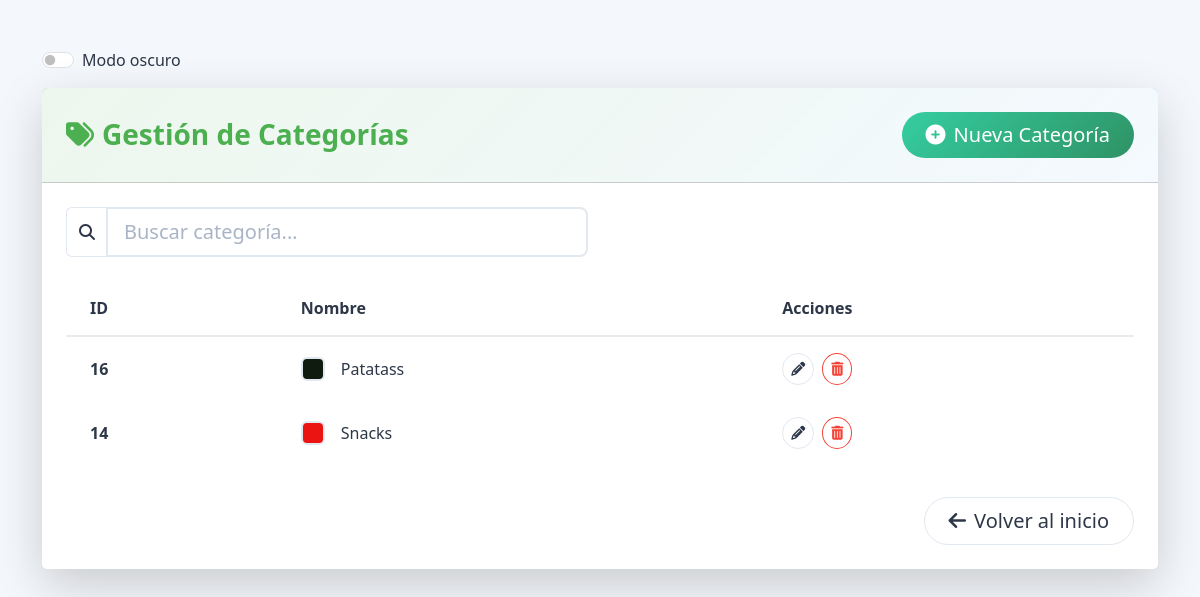
Before: /categorias/ with the older database file.
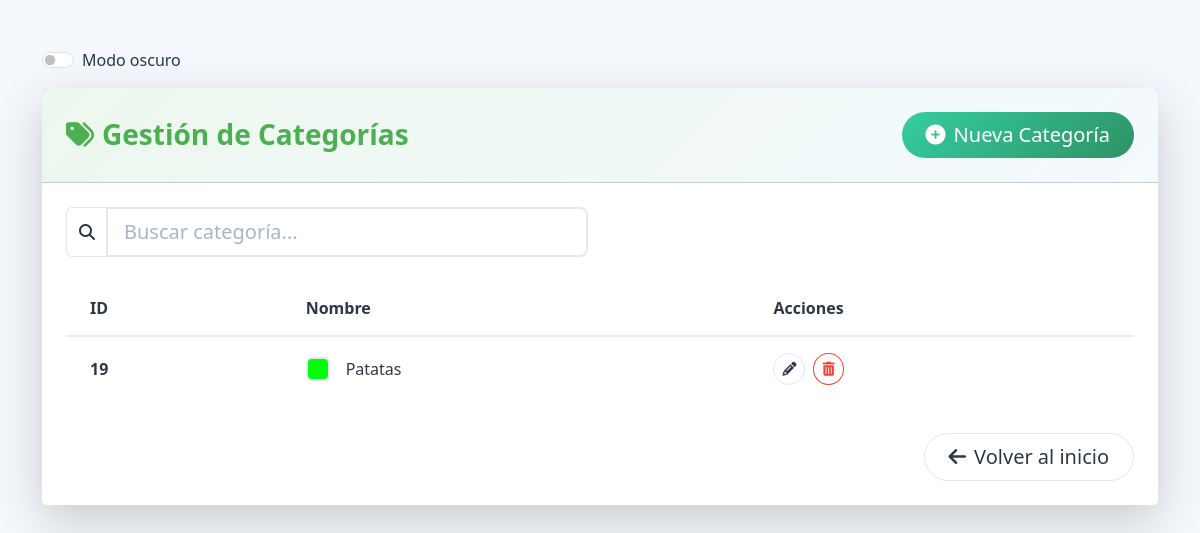
After: the same page with the newer database file.
### control/models.py (models this page shows, shortened)
class Categoria(models.Model):
    nombre = models.CharField(max_length=100, unique=True)  # Nombre de la categoría, único.
    descripcion = models.TextField(blank=True)  # Descripción opcional de la categoría.
    total_stock = models.IntegerField(default=0)  # Stock total de productos en esta categoría.
    color = models.CharField(max_length=7, default='#4e73df')  # Color HEX para representar la categoría.
    class Meta:
        verbose_name = 'Categoría'  # Nombre singular para la interfaz de administración.
        verbose_name_plural = 'Categorías'  # Nombre plural para la interfaz de administración.
        ordering = ['nombre']  # Ordena las categorías alfabéticamente por nombre.

### control/views.py (the view)
# urls.py: path('categorias/', views.CategoriaListView.as_view(), name='categoria_list'),  # URL para la lista de categorías.
class CategoriaListView(ListView):
    model = Categoria
    template_name = 'stock/categoria_list.html'  # Plantilla para mostrar la lista de categorías.
    context_object_name = 'categorias'  # Nombre de la variable de las categorías en el contexto.

### control/templates/stock/categoria_list.html (shortened to what the changed rows need)
{% block content %}
    <link href="https://cdn.jsdelivr.net/npm/bootstrap@5.3.3/dist/css/bootstrap.min.css" rel="stylesheet">
    <link rel="stylesheet" href="https://cdnjs.cloudflare.com/ajax/libs/font-awesome/6.4.0/css/all.min.css">
    <div class="container py-5">
        <div class="card shadow-lg border-0 rounded-3">
            <div class="card-header bg-primary-gradient p-4">
                <div class="d-flex justify-content-between align-items-center">
                    <h2 class="h3 mb-0 fw-bold" style="color: var(--primary-color);">
                        <i class="fas fa-tags me-2"></i>Gestión de Categorías
                    </h2>
                </div>
            </div>
            <div class="card-body p-4">
                <div class="table-responsive">
                    <table class="table table-hover align-middle table-borderless">
                        <thead class="table-light">
                        <tr>
                            <th class="py-3 px-4 rounded-start">ID</th>
                            <th class="py-3 px-4">Nombre</th>
                            <th class="py-3 px-4 rounded-end">Acciones</th>
                        </tr>
                        </thead>
                        <tbody>
                        {% for categoria in categorias %}
                            <tr class="position-relative hover-shadow">
                                <td class="px-4 fw-semibold">{{ categoria.id }}</td>
                                <td class="px-4">
                                    <div class="d-flex align-items-center">
                                    <span class="color-indicator me-3"
                                          style="background-color: {{ categoria.color }}"></span>
                                        {{ categoria.nombre }}
                                    </div>
                                </td>
                                <td class="px-4">
                                    <div class="d-flex gap-2">
                                        <a href="{% url 'stock:categoria_edit' categoria.pk %}"
                                           class="btn btn-sm btn-outline-primary rounded-circle p-2">
                                            <i class="fas fa-pencil-alt"></i>
                                        </a>
                                        <a href="{% url 'stock:categoria_delete' categoria.pk %}"
                                           class="btn btn-sm btn-outline-danger rounded-circle p-2">
                                            <i class="fas fa-trash-alt"></i>
                                        </a>
                                    </div>
                                </td>
                            </tr>
                        {% endfor %}
                        </tbody>
                    </table>
                </div>
            </div>
        </div>
    </div>
{% endblock %}

Changed rows visible on the page:
removed Categoria: id "16", nombre "Patatass"
removed Categoria: id "14", nombre "Snacks"
added Categoria: id "19", nombre "Patatas"
